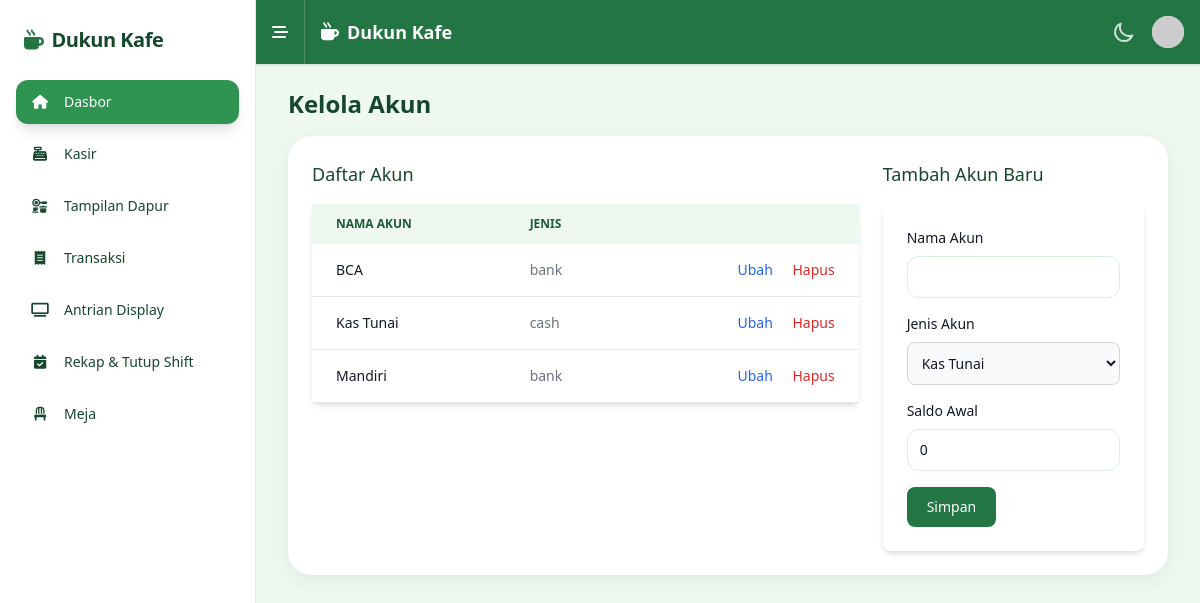
Screenshot of /public/admin/accounts.php with the database file from the repository.
### tables this page shows
CREATE TABLE `cash_accounts` (
  `id` int(11) NOT NULL AUTO_INCREMENT,
  `name` varchar(255) NOT NULL,
  `type` varchar(50) NOT NULL,
  `balance` decimal(15,2) NOT NULL DEFAULT 0.00,
  PRIMARY KEY (`id`)
);

### public/admin/accounts.php (called while the page is built, shortened)
<?php
require_once __DIR__ . '/../../src/bootstrap.php';
$pdo = get_pdo();
$accounts = $pdo->query('SELECT * FROM cash_accounts ORDER BY name')->fetchAll();
include __DIR__ . '/../../templates/layout.php';

### public/admin/views/accounts.view.php (the view, shortened to what this page needs)
<div class="grid grid-cols-1 md:grid-cols-3 gap-6">
    <div class="md:col-span-2">
        <h2 class="text-lg font-medium text-brand-800 mb-4">Daftar Akun</h2>
        <div class="bg-white rounded-lg shadow-md">
            <table class="w-full text-sm text-left text-gray-500">
                <thead class="text-xs text-gray-700 uppercase bg-gray-50">
                    <tr>
                        <th scope="col" class="px-6 py-3">Nama Akun</th>
                        <th scope="col" class="px-6 py-3">Jenis</th>
                        <th scope="col" class="px-6 py-3"><span class="sr-only">Aksi</span></th>
                    </tr>
                </thead>
                <tbody>
                    <?php foreach ($accounts as $account): ?>
                    <tr class="bg-white border-b">
                        <th scope="row" class="px-6 py-4 font-medium text-gray-900 whitespace-nowrap">
                            <?= htmlspecialchars($account['name']) ?>
                        </th>
                        <td class="px-6 py-4">
                            <?= htmlspecialchars($account['type']) ?>
                        </td>
                        <td class="px-6 py-4 text-right">
                            <a href="#" class="font-medium text-blue-600 hover:underline">Ubah</a>
                            <a href="#" class="ml-4 font-medium text-red-600 hover:underline">Hapus</a>
                        </td>
                    </tr>
                    <?php endforeach; ?>
                </tbody>
            </table>
        </div>
    </div>
    <div>
        <h2 class="text-lg font-medium text-brand-800 mb-4">Tambah Akun Baru</h2>
        <div class="bg-white p-6 rounded-lg shadow-md">
            <form action="<?= base_url('admin/cash_accounts/create') ?>" method="POST">
                <div class="mb-4">
                    <label for="name" class="block mb-2 text-sm font-medium text-gray-900">Nama Akun</label>
                    <input type="text" id="name" name="name" class="bg-gray-50 border border-gray-300 text-gray-900 text-sm rounded-lg focus:ring-blue-500 focus:border-blue-500 block w-full p-2.5" required>
                </div>
                <div class="mb-4">
                    <label for="type" class="block mb-2 text-sm font-medium text-gray-900">Jenis Akun</label>
                    <select id="type" name="type" class="bg-gray-50 border border-gray-300 text-gray-900 text-sm rounded-lg focus:ring-blue-500 focus:border-blue-500 block w-full p-2.5">
                        <option value="cash">Kas Tunai</option>
                    </select>
                </div>
                <div class="mb-4">
                    <label for="balance" class="block mb-2 text-sm font-medium text-gray-900">Saldo Awal</label>
                    <input type="number" id="balance" name="balance" class="bg-gray-50 border border-gray-300 text-gray-900 text-sm rounded-lg focus:ring-blue-500 focus:border-blue-500 block w-full p-2.5" value="0">
                </div>
                <button type="submit" class="text-white bg-brand-600 hover:bg-brand-700 focus:ring-4 focus:outline-none focus:ring-brand-300 font-medium rounded-lg text-sm w-full sm:w-auto px-5 py-2.5 text-center">Simpan</button>
            </form>
        </div>
    </div>
</div>

### templates/layout.php (style rules this page uses)
html, body { color: #0f172a; text-rendering: optimizeLegibility; -webkit-font-smoothing: antialiased; }
h1, h2, h3, h4 { color: #123a26; }
input[type="text"], input[type="number"], input[type="email"], input[type="password"], select, textarea { background-color: #ffffff; border: 1px solid #d9efe0; color: #0f172a; border-radius: 0.75rem; padding: 0.625rem 0.75rem; }
table thead th { background-color: #eef7f0; color: #1c5b37; font-weight: 600; }
table tbody tr + tr { border-top: 1px solid #d9efe0; }

### rows the page displays
cash_accounts: name "BCA", type "bank"
cash_accounts: name "Kas Tunai", type "cash"
cash_accounts: name "Mandiri", type "bank"

### other values shown
$settings_sidebar['cafe_name'] "Dukun Kafe"
$text "Dasbor Kasir Tampilan Dapur Transaksi Antrian Display Rekap & Tutup Shift Meja"
$settings_topbar['cafe_name'] "Dukun Kafe"
$title "Kelola Akun"
